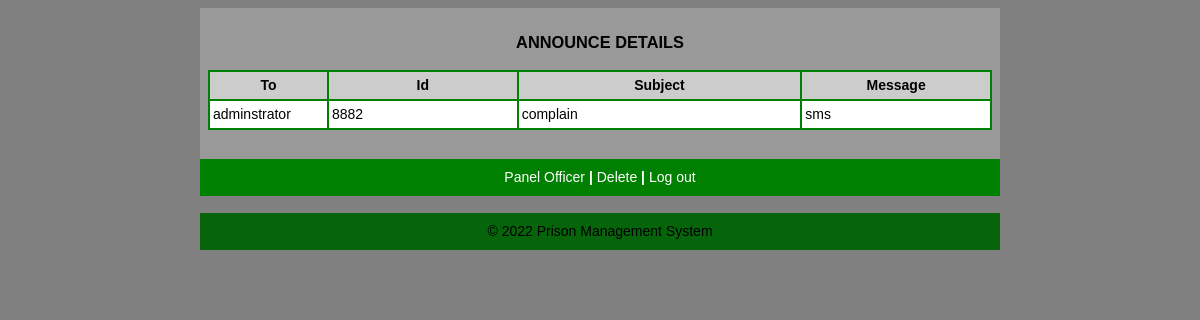
/officer/viewannounce1.php, run on an earlier commit of the app's database.
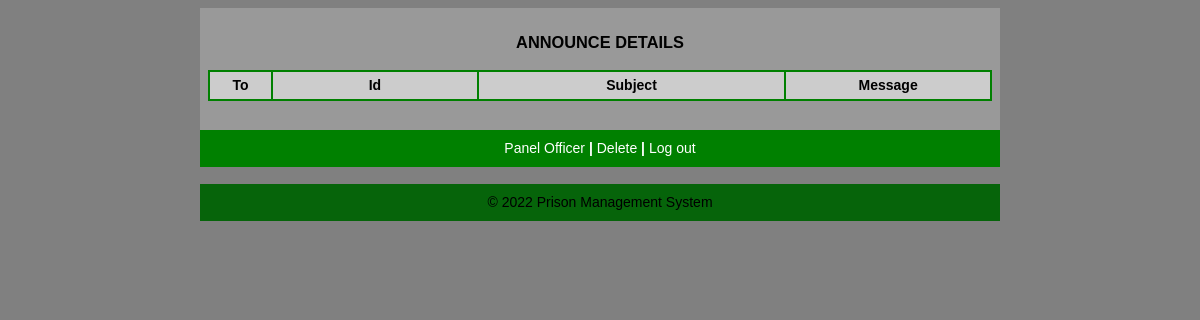
And on a later commit of the database.
### tables this page shows
CREATE TABLE announce
(
  Id varchar(16) NOT NULL PRIMARY KEY,
  Username varchar(50),
  to_ varchar(17) NOT NULL,
  subject varchar(14) NOT NULL,
  message varchar(100) NOT NULL
);

### officer/viewannounce1.php (the view, shortened to what this page needs)
<!DOCTYPE html>
<html lang="en">
<head>
  <link rel="stylesheet" media="screen" href="login.css">
</head>
<body>
  <table align='center' border='0' bgcolor='green' width='800' cellpadding='8' cellspacing='0' height='200'>
    <tr>
      <td bgcolor='#999999' valign='center'>
        <?php
        $host = "localhost";
        $username = "root";
        $password = "";
        $db_name = "prison_system";
        $tbl_name = "announce";
        $con = mysqli_connect($host, $username, $password, $db_name);
        $sel = mysqli_query($con, "SELECT * from $tbl_name");
        echo "<table align='center' bgcolor='GREEN' width='100%' border='0' cellpadding='3' cellspacing='2' bgcolor='silver'>
<caption><h3>ANNOUNCE  DETAILS</h3></caption>
<tr bgcolor='#CCCCCC'>
<th width='3%'>To</th>
<th width='10%'>Id</th>
<th width='15%'>Subject</th>
<th width='10%'>Message</th>
</tr>";
        while ($row = mysqli_fetch_array($sel)) {
          echo "<tr bgcolor='white'>";
          echo  "<td width='3%'>" . $row['to_'] . "</td>";
          echo  "<td width='10%'>" . $row['Id'] . "</td>";
          echo  "<td width='10%'>" . $row['subject'] . "</td>";
          echo  "<td width='10%'>" . $row['message'] . "</td>";
          echo "</tr>";
        }
        echo "</table>";
        ?>
        <br />
      </td>
    </tr>
    <tr>
      <td align="center" bgcolor='green'><a href="officerpanel.php" target="_parent">Panel Officer <b>|</b></a>
        <a href="deleteannounce1.php" target="_parent">Delete <b>|</b></a>
        <a href="../index.php" target="_parent">Log out</a>
      </td>
    </tr>
    <tr>
      <td align='center' bgcolor='GREY' height='1'><?php
                                                    include("footer.php");
                                                    ?>
      </td>
    </tr>
  </table>
</body>
</html>

### officer/Footer.php
<tr>
<td bgcolor="#06640a" colspan="3" align="center">
&copy; 2022 Prison Management System</td>
</tr>

### officer/login.css (style rules this page uses)
body { font: 14px/21px "Lucida Sans", "Lucida Grande", "Lucida Sans Unicode", sans-serif; background: gray; }
a { color: #fff; text-decoration: none; }

What changed in the data, as far as the page shows it:
removed announce: to_ "adminstrator", Id "8882", subject "complain", message "sms"
